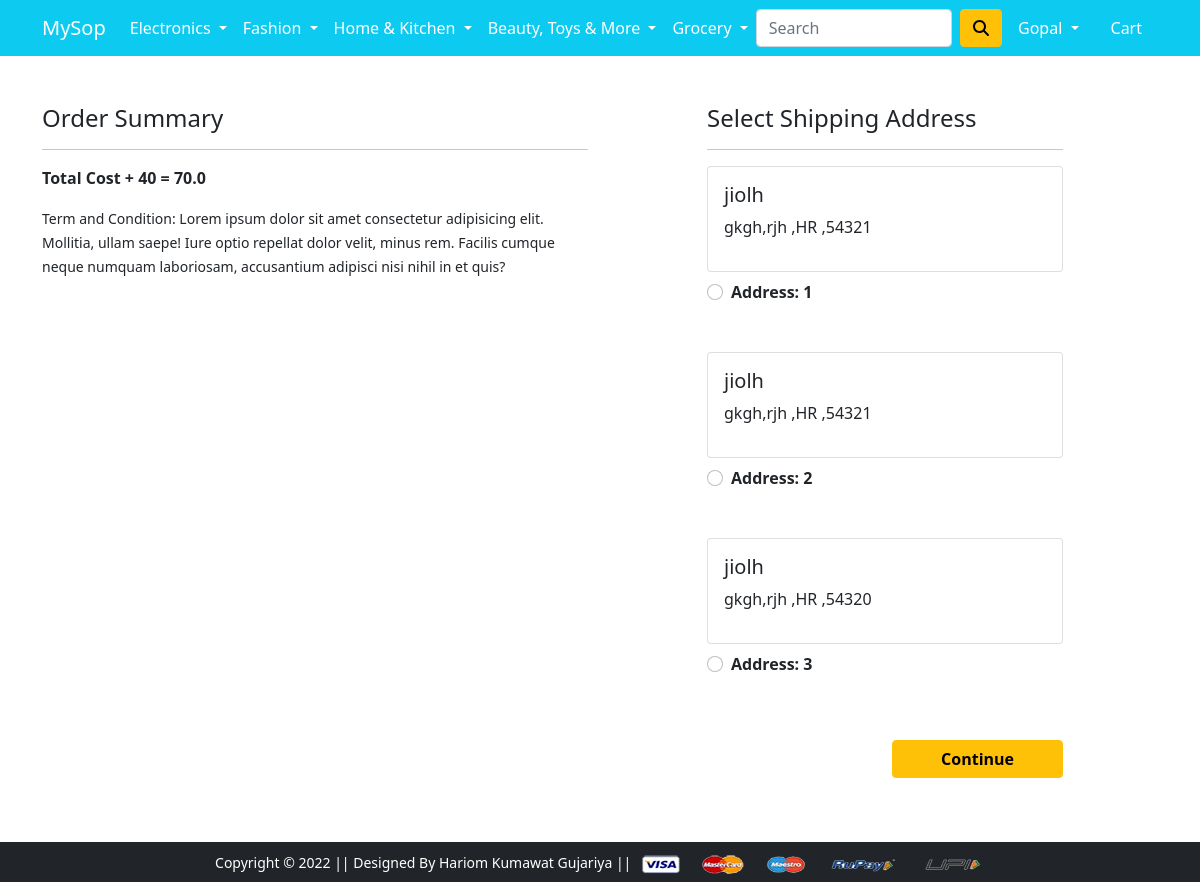
The app's page /checkout/ (signed in) with its own data.
### app/models.py (models this page shows, shortened)
class Customer(models.Model):
     user = models.ForeignKey(User,on_delete=models.CASCADE)
     name = models.CharField(max_length=200)
     locality =models.CharField(max_length=200)
     city = models.CharField(max_length=50)
     zipcode =models.IntegerField()
     state = models.CharField(choices=STATE_CHOICES,max_length=50)

### app/views.py (the view)
# urls.py: path('checkout/', views.checkout, name='checkout'),
@login_required
def checkout(request):
    user = request.user
    add = Customer.objects.filter(user=user)
    cart_item = Cart.objects.filter(user=user)
    amount = 0.0
    shiping_amount = 70.00
    cart_product = [p for p in Cart.objects.all() if p.user == request.user]
    if cart_product:
        for p in cart_product:
            tempamount = p.quantity * p.product.discounted_price
            amount += tempamount
    totalamount = amount + shiping_amount
    return render(
        request,
        "app/checkout.html",
        {"add": add, "totalamount": totalamount, "cart_item": cart_item},
    )

### app/templates/app/checkout.html (shortened to what this page needs)
{% extends 'app/base.html' %}
{% load static %}
{% block main-content %}
<div class="container">
 <div class="row mt-5">
  <div class="col-sm-6">
    <h4>Order Summary</h4>
    <hr>
      <p class="fw-bold" >Total Cost + 40 = {{totalamount}}</p>
    <small>Term and Condition: Lorem ipsum dolor sit amet consectetur adipisicing elit. Mollitia, ullam saepe! Iure optio repellat dolor velit, minus rem. Facilis cumque neque numquam laboriosam, accusantium adipisci nisi nihil in et quis?</small>
  </div>
  <div class="col-sm-4 offset-sm-1">
    <h4>Select Shipping Address</h4>
    <hr>
    <form action="/paymentdone" id="myform">
    {% for ad in add %}
      <div class="card">
        <div class="card-body">
        <h5>{{ad.name}}</h5>
        <p>{{ad.locality}},{{ad.city}} ,{{ad.state}} ,{{ad.zipcode}} </p>
        </div>
      </div>
        <div class="form-check mt-2 mb-5">
          <input class="form-check-input" type="radio" value="{{ad.id}}" name="custid" id="custadd{{forloop.counter}}">
          <label class="form-check-label fw-bold" for="custadd{{forloop.counter}}">
            Address: {{forloop.counter}} </label>
        </div>
        {% endfor %}
        <div class="text-end">
           <button type="submit" class="btn btn-warning mt-3 px-5 fw-bold">Continue</button>
        </div>
      </form>
    </div>
  </div>
</div>
{% endblock main-content %}

### app/templates/app/base.html (shortened to what this page needs)
<!doctype html>
{% load static %}
<html lang="en">
  <head>
    <link href="https://cdn.jsdelivr.net/npm/bootstrap@5.0.0-beta1/dist/css/bootstrap.min.css" rel="stylesheet">
    <link rel="stylesheet" href="{% static 'app/css/owl.carousel.min.css' %}">
    <link rel="stylesheet" href="{% static 'app/css/all.min.css' %}">
    <link rel="stylesheet" href="{% static 'app/css/style.css' %}">
  </head>
  <body>
    <nav class="navbar navbar-expand-lg navbar-dark bg-info sticky-top">
     <div class="container">
       <a class="navbar-brand" href="/">MySop</a>
       <div class="collapse navbar-collapse" id="navbarSupportedContent">
         <ul class="navbar-nav me-auto mb-2 mb-lg-0">
           <li class="nav-item dropdown">
             <a class="nav-link dropdown-toggle text-white" href="#" id="electronicsDropdown" role="button" data-bs-toggle="dropdown" aria-expanded="false">
               Electronics
             </a>
           </li>
           <li class="nav-item dropdown">
             <a class="nav-link dropdown-toggle text-white" href="#" id="fashionDropdown" role="button" data-bs-toggle="dropdown" aria-expanded="false">
               Fashion
             </a>
           </li>
           <li class="nav-item dropdown">
            <a class="nav-link dropdown-toggle text-white" href="#" id="electronicsDropdown" role="button" data-bs-toggle="dropdown" aria-expanded="false">
              Home & Kitchen
            </a>
          </li>
          <li class="nav-item dropdown">
            <a class="nav-link dropdown-toggle text-white" href="#" id="electronicsDropdown" role="button" data-bs-toggle="dropdown" aria-expanded="false">
              Beauty, Toys & More
            </a>
          </li>
          <li class="nav-item dropdown">
            <a class="nav-link dropdown-toggle text-white" href="#" id="electronicsDropdown" role="button" data-bs-toggle="dropdown" aria-expanded="false">
              Grocery
            </a>
          </li>
         </ul>
         <form class="d-flex">
           <input class="form-control me-2" type="search" placeholder="Search" aria-label="Search">
           <button class="btn btn-warning" type="submit"><i class="fa fa-search" aria-hidden="true"></i></button>
         </form>
         <div>
          <ul class="navbar-nav me-auto mb-2 mb-lg-0">
           {% if user.is_authenticated %}
           <li class="nav-item dropdown mx-2">
              <a class="nav-link dropdown-toggle text-white" href="#" id="profileDropdown" role="button" data-bs-toggle="dropdown" aria-expanded="false">
               {{request.user.username|capfirst}}
              </a>
            </li>
            <li class="nav-item mx-2">
             <a href="{% url 'showcart' %}"  class="nav-link text-white"> Cart </a>
            </li>
             {% endif %}
          </ul>
         </div>
       </div>
     </div>
    </nav>
    {% block main-content %} {% endblock main-content %}
    <footer class="container-fluid bg-dark text-center p-2 mt-5">
        <small class="text-white">Copyright &copy; 2022 || Designed By Hariom Kumawat Gujariya || </small>
        <img src="{% static 'app/images/payment.png' %}" alt="" srcset="" class="img-fluid" height="2px">
    </footer>
  </body>
</html>

### records on screen
Customer: name "jiolh", locality "gkgh", city "rjh", state "HR", zipcode "54321"
Customer: name "jiolh", locality "gkgh", city "rjh", state "HR", zipcode "54321"
Customer: name "jiolh", locality "gkgh", city "rjh", state "HR", zipcode "54320"

### other values on screen
{{ request.user.username|capfirst }} "Gopal"
{{ totalamount }} "70.0"
